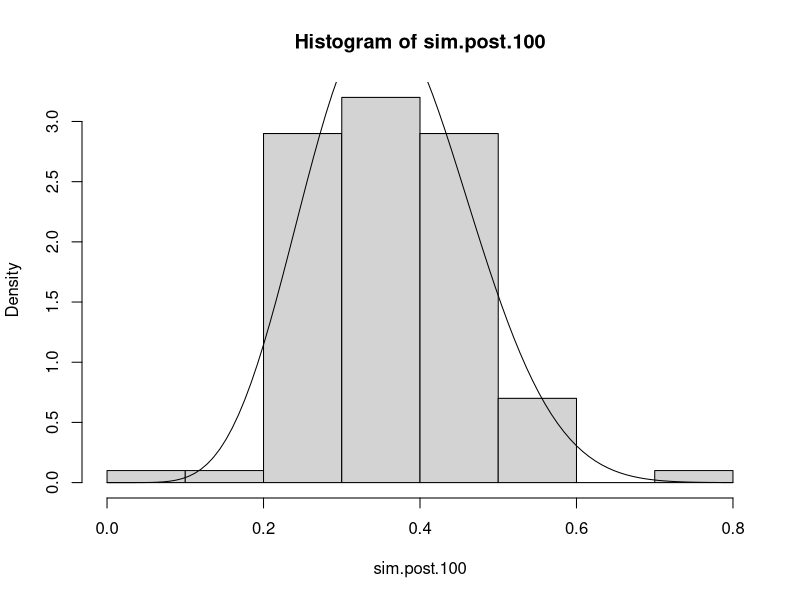
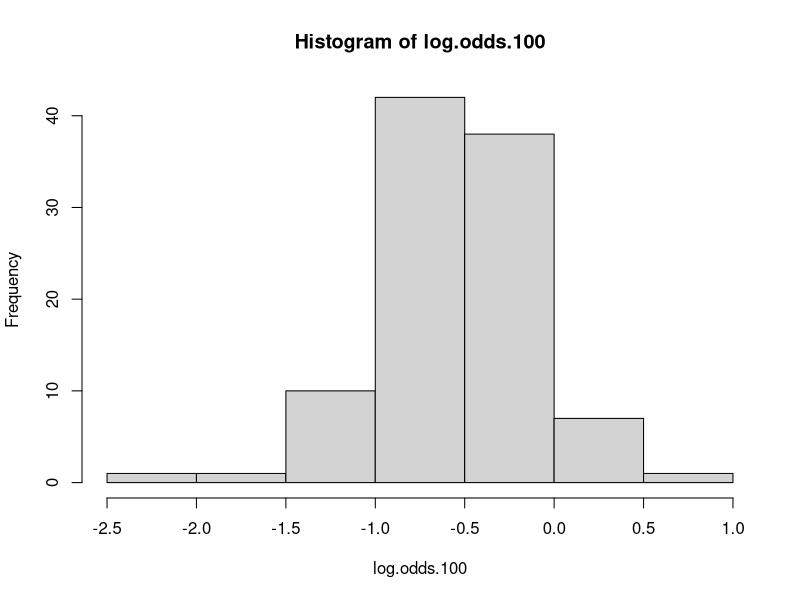

R code for these plots, in order:
# Q2

n = 20 # no of independent trials
y = 7 # number of successes

ns = 100 # no of samples

# for a uniform p(theta) 
a_theta = 1
b_theta = 1

a = a_theta+y
b = b_theta+n-y

sim.post.100<-rbeta(ns,a,b)  # generate 100 simulations
hist(sim.post.100,freq=F) 

curve(dbeta(x,a,b),add=T)

# estimate 95% conf
quant<-c(0.025,0.975)
cred.100<-quantile(sim.post.100,quant)  # 95% interval of sampled data
cred.theory<-qbeta(quant,a,b)  # 95% interval for theoretical beta model. 

# plot the log odds: 
log.odds.100<-log(sim.post.100/(1-sim.post.100))
hist(log.odds.100)
quantile(log.odds.100,quant)
